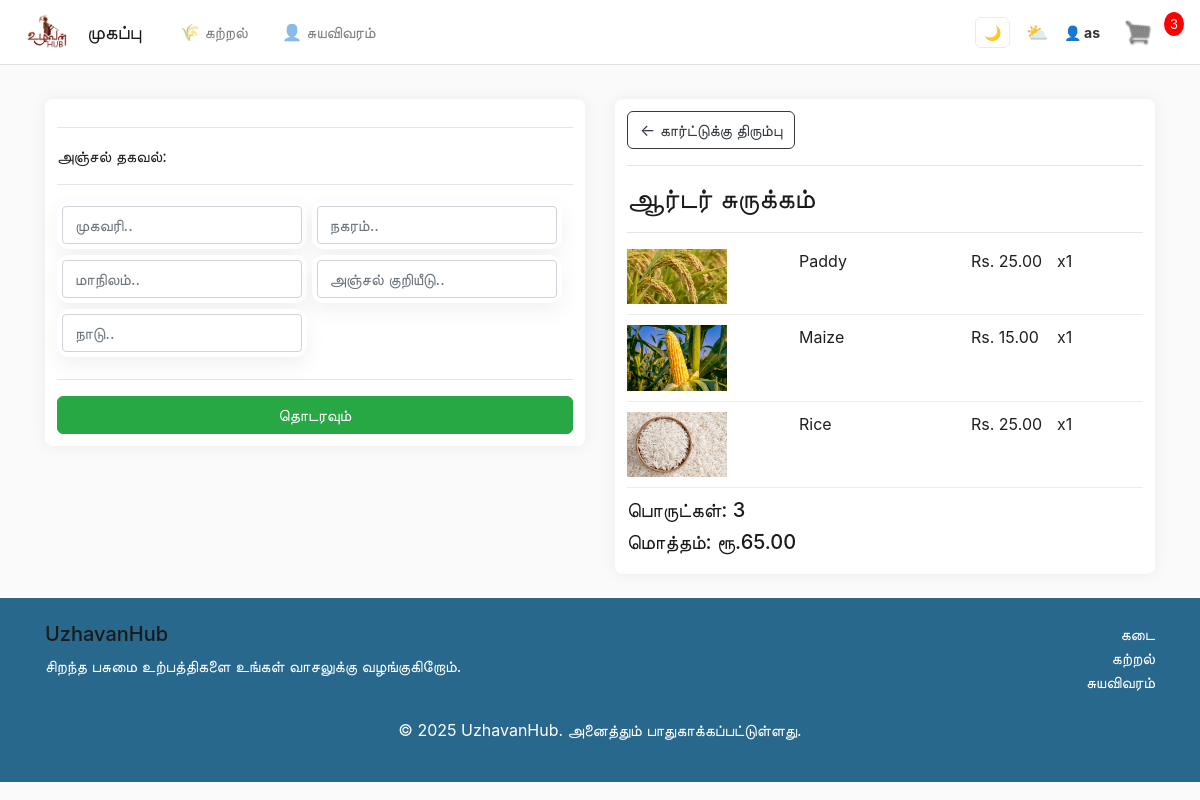
The page /checkout/ (signed in) on the database its author committed.
### store/models.py (models this page shows, shortened)
class OrderItem(models.Model):
	product = models.ForeignKey(Product, on_delete=models.SET_NULL, null=True)
	order = models.ForeignKey(Order, on_delete=models.SET_NULL, null=True)
	quantity = models.IntegerField(default=0, null=True, blank=True)
	date_added = models.DateTimeField(auto_now_add=True)
	@property
	def get_total(self):
		total = self.product.price * self.quantity
		return total

class Product(models.Model):
	name = models.CharField(max_length=200)
	price = models.FloatField()
	digital = models.BooleanField(default=False,null=True, blank=True)
	image = models.ImageField(null=True, blank=True)
	@property
	def imageURL(self):
		try:
			url = self.image.url
		except:
			url = ''
		return url

class Order(models.Model):
	customer = models.ForeignKey(Customer, on_delete=models.SET_NULL, null=True, blank=True)
	date_ordered = models.DateTimeField(auto_now_add=True)
	complete = models.BooleanField(default=False)
	transaction_id = models.CharField(max_length=100, null=True)
	@property
	def shipping(self):
		shipping = False
		orderitems = self.orderitem_set.all()
		for i in orderitems:
			if i.product.digital == False:
				shipping = True
		return shipping
	@property
	def get_cart_total(self):
		orderitems = self.orderitem_set.all()
		total = sum([item.get_total for item in orderitems])
		return total
	@property
	def get_cart_items(self):
		orderitems = self.orderitem_set.all()
		total = sum([item.quantity for item in orderitems])
		return total

### store/views.py (the view)
# urls.py: path('checkout/', views.checkout, name="checkout"),
def checkout(request):
    data = cartData(request)
    cartItems = data['cartItems']
    order = data['order']
    items = data['items']
    if request.user.is_authenticated:
        try:
            customer = request.user.customer
        except ObjectDoesNotExist:
            customer = Customer.objects.create(user=request.user)
    context = {'items': items, 'order': order, 'cartItems': cartItems}
    return render(request, 'store/checkout.html', context)

### store/utils.py (called while the page is built)
def cartData(request):
	if request.user.is_authenticated:
		customer = request.user.customer
		order, created = Order.objects.get_or_create(customer=customer, complete=False)
		items = order.orderitem_set.all()
		cartItems = order.get_cart_items
	else:
		cookieData = cookieCart(request)
		cartItems = cookieData['cartItems']
		order = cookieData['order']
		items = cookieData['items']
	return {'cartItems':cartItems ,'order':order, 'items':items}

### store/templates/store/checkout.html (shortened to what this page needs)
{% extends 'store/main.html' %}
{% load static %}
{% block content %}
     <div class="row">
		<div class="col-lg-6">
			<div class="box-element" id="form-wrapper">
				<form id="form">
					<div id="shipping-info">
						<hr>
						<p>அஞ்சல் தகவல்:</p>
						<hr>
						<div class="form-field">
							<input class="form-control" type="text" name="address" placeholder="முகவரி..">
						</div>
						<div class="form-field">
							<input class="form-control" type="text" name="city" placeholder="நகரம்..">
						</div>
						<div class="form-field">
							<input class="form-control" type="text" name="state" placeholder="மாநிலம்..">
						</div>
						<div class="form-field">
							<input class="form-control" type="text" name="zipcode" placeholder="அஞ்சல் குறியீடு..">
						</div>
						<div class="form-field">
							<input class="form-control" type="text" name="country" placeholder="நாடு..">
						</div>
					</div>
					<hr>
					<input id="form-button" class="btn btn-success btn-block" type="submit" value="தொடரவும்">
				</form>
			</div>
			<br>
		</div>
		<div class="col-lg-6">
			<div class="box-element">
				<a  class="btn btn-outline-dark" href="{% url 'cart' %}">&#x2190; கார்ட்டுக்கு திரும்பு</a>
				<hr>
				<h3>ஆர்டர் சுருக்கம்</h3>
				<hr>
				{% for item in items %}
				<div class="cart-row">
					<div style="flex:2"><img class="row-image" src="{{item.product.imageURL}}"></div>
					<div style="flex:2"><p>{{item.product.name}}</p></div>
					<div style="flex:1"><p>Rs. {{item.product.price|floatformat:2}}</p></div>
					<div style="flex:1"><p>x{{item.quantity}}</p></div>
				</div>
				{% endfor %}
				<h5>பொருட்கள்:   {{order.get_cart_items}}</h5>
				<h5>மொத்தம்:   ரூ.{{order.get_cart_total|floatformat:2}}</h5>
			</div>
		</div>
	</div>
{% endblock content %}

### store/templates/store/main.html (shortened to what this page needs)
<!DOCTYPE html>
{% load static %}
<html>
<head>
	<link rel="stylesheet" href="https://stackpath.bootstrapcdn.com/bootstrap/4.4.1/css/bootstrap.min.css">
	<link rel="stylesheet" type="text/css" href="{% static 'css/main.css' %}">
</head>
<body>
	<nav class="navbar navbar-expand-lg navbar-light bg-white border-bottom">
		<a class="navbar-brand" href="{% url 'store' %}" style="margin-left: 10px; margin-right:10px">
				<img id="navbar-icon" src="{% static 'images/Icon.jpeg' %}" alt="UzhavanHub" style="height:38px;">
		</a>
		<a class="navbar-brand" href="{% url 'store' %}" style="margin-left: 10px; margin-right: 30px; width: 50px">முகப்பு</a>
	  <div class="collapse navbar-collapse" id="navbarSupportedContent">
						<ul class="navbar-nav mr-auto nav-spacing">
							<li class="nav-item">
								<a class="nav-link learn-link" href="{% url 'learning' %}">🌾 கற்றல்</a>
							</li>
					<li class="nav-item">
						<a class="nav-link" href="{% url 'profile' %}">👤 சுயவிவரம்</a>
					</li>
				</ul>
		<div class="form-inline align-items-center">
			<button id="theme-toggle" class="btn btn-sm btn-outline-secondary mr-2" title="இருட்டு/ஒளி முறை">🌙</button>
			<button id="weather-btn" class="btn btn-sm btn-outline-secondary mr-2" title="天気情報" style="font-size:18px; padding: 4px 8px; border: none; background: none;">
				⛅
			</button>
			{% if request.user.is_authenticated %}
			<span class="navbar-text mr-3 navbar-username" style="font-size: 14px; color: #333;">
				👤 {{ request.user.first_name|default:request.user.username }}
			</span>
			{% endif %}
	    	<a href="{% url 'cart' %}">
	    		<img  id="cart-icon" src="{% static 'images/cart.png' %}">
	    	</a>
	    	<p id="cart-total">{{cartItems}}</p>
	    </div>
	  </div>
	</nav>
	<div class="container">
	    <br>
	    {% block content %}
	    {% endblock content %}
	</div>
	<footer class="bg-dark text-white mt-4">
	    <div class="container py-4">
	        <div class="row">
				<div class="col-md-6">
				<h5>UzhavanHub</h5>
				<p>சிறந்த பசுமை உற்பத்திகளை உங்கள் வாசலுக்கு வழங்குகிறோம்.</p>
			</div>
	            <div class="col-md-6 text-md-right">
	                <ul class="list-unstyled">
						<li><a href="{% url 'store' %}" class="text-white">கடை</a></li>
						<li><a href="{% url 'learning' %}" class="text-white">கற்றல்</a></li>
						<li><a href="{% url 'profile' %}" class="text-white">சுயவிவரம்</a></li>
	                </ul>
	            </div>
	        </div>
	        <div class="text-center mt-2">
				<p>&copy; 2025 UzhavanHub. அனைத்தும் பாதுகாக்கப்பட்டுள்ளது.</p>
	        </div>
	    </div>
	</footer>
</body>
</html>

### static/css/main.css (style rules this page uses)
body { background-color: var(--bg); color: var(--fg); }
h1,h2,h3,h4,h5,h6 { color:var(--fg-heading); }
.box-element { box-shadow: var(--card-shadow) 0 0 16px; background-color: var(--card-bg); border-radius: 8px; padding: 12px; }
.bg-dark { background-color: #28688C!important; }
#cart-icon { width:28px; display: inline-block; margin-left: 8px; margin-right: 8px; }
#cart-total { display: inline-block; vertical-align: middle; text-align: center; color:#fff; background-color: red; width: 20px; height: 24px; line-height: 24px; border-radius: 50%; font-size: 13px; margin-left: 4px; }
.navbar .form-inline img#cart-icon, .navbar .form-inline img#navbar-icon { filter: brightness(0.55) saturate(0.9); opacity: 0.95; }
.navbar .form-inline #theme-toggle { color: #222; border-color: rgba(0,0,0,0.08); }
.col-lg-4, .col-lg-6, .col-lg-8, .col-lg-12 { margin-top: 10px; }
.btn { border-radius: 6px; }
:root { --bg: hsl(0,0%,98%); --fg: hsl(0,0%,12%); --fg-heading: hsl(0,0%,10%); --card-bg: #fff; --card-shadow: rgba(0,0,0,0.06); --accent: #1e90ff; --accent-strong: #1678d6; --muted: rgba(0,0,0,0.6); }
.nav-spacing .nav-item { margin-right: 18px; }
.nav-spacing .nav-item:last-child { margin-right: 0; }
.learn-link { margin-left: 5px; }
.navbar-username { font-weight: 700; transition: color 0.15s ease, transform 0.12s ease; cursor: default; }
.row-image { width: 100px; }
.form-field { background: var(--card-bg); color: var(--fg); box-shadow: 0 8px 22px var(--card-shadow); border-radius: 12px; overflow: hidden; transition: transform 200ms ease, box-shadow 200ms ease, background-color 200ms ease; width:250px; display: inline-block; padding: 5px; }
.cart-row { display: flex; align-items: flex-stretch; padding-bottom: 10px; margin-bottom: 10px; border-bottom: 1px solid #ececec; }

### rows shown on the page
OrderItem: product.imageURL (picture), product.name "Paddy", product.price "25.00", quantity "1"
OrderItem: product.imageURL (picture), product.name "Maize", product.price "15.00", quantity "1"
OrderItem: product.imageURL (picture), product.name "Rice", product.price "25.00", quantity "1"
Order: get_cart_items "3", get_cart_total "65.00"

### other values the page prints
{{ request.user.first_name|default:request.user.username }} "as"
{{ cartItems }} "3"
